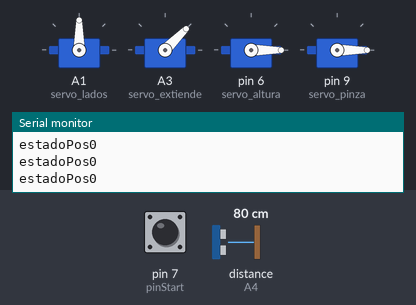
Simulated run of this sketch. Board: Arduino Uno, built with avr-gcc and run on an emulated ATmega328P. Shown: 4 × servo, the last lines printed to the serial monitor. The test bench sets the inputs (shaded band); at power-on: pin 7 (pinStart) LOW, distance to the obstacle (sensor on A4) 80 cm. The echo pulse lasts 58.3 µs per cm.

Above: at 8.5 s.
8.6 s: pin 7 (pinStart) pulled HIGH for 1.75 s
At 9.58 s:
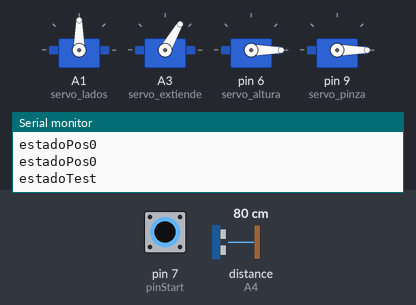
At 12.7 s:
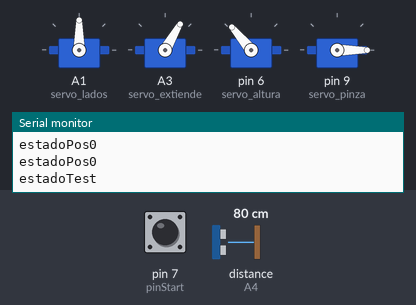
Timing chart, 0 to 17.5 s (numbered marks = the images above; inputs shaded):
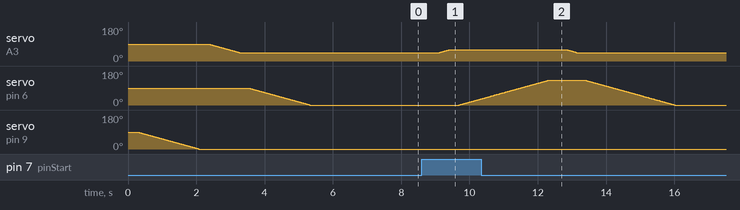

The sketch:

codigoFinalBrazo.ino
```cpp
#include <Servo.h>
int pos1=80, pos2=60, pos3=130, pos4=0;
//Ángulos inicio ejes
int inicioBase=90, cierraPinza = 0, inicioExtiende = 45, inicioAltura=0;
//Ángulos recoger
int abrePinza = 75, extiendeBrazo=0, bajaBrazo= 45;
//Ángulos drop
int recogeBrazo=20, alturaDrop=25;
//Medicion sensor
long tiempo1;
//Estados
bool estadoTest=false,estadoBusqueda=false,estadoDeteccion=false,estadoAgarre=false,estadoDrop=false, estadoPos1=false,estadoPos0=true;
//Pines Botones
int pinStart=7, pinReinicio=8;
//Pines Sensores
int Trigger1=A5, Echo1=A4;
//Inicia Servos
Servo servo_pinza;
Servo servo_extiende;
Servo servo_lados;
Servo servo_altura;

void setup()
{
  Serial.begin(9600);
  servo_lados.attach(A1, 500, 2500);
  servo_extiende.attach(A3, 500, 2500);
  servo_altura.attach(6, 500, 2500);
  servo_pinza.attach(9, 500, 2500);

  pinMode(Trigger1, OUTPUT);
  pinMode(Echo1, INPUT);

  pinMode(pinStart, INPUT);
  pinMode(pinReinicio, INPUT);
}
//Funcion mueve servo suave
void moverServo(Servo&servo, int anguloFinal, int velocidad) {
  int anguloInicial = servo.read();

  if (anguloInicial < anguloFinal) {
    for (int angulo = anguloInicial; angulo <= anguloFinal; angulo++) {
      servo.write(angulo);
      delay(velocidad);
    }
  } else {
    for (int angulo = anguloInicial; angulo >= anguloFinal; angulo--) {
      servo.write(angulo);
      delay(velocidad);
    }
  }
}

void posicionOriginalSuave() {
  moverServo(servo_lados, inicioBase, 20);
  delay(250);
  moverServo(servo_pinza, cierraPinza, 20);
  delay(250);
  moverServo(servo_extiende, inicioExtiende, 20);
  delay(250);
  moverServo(servo_altura, inicioAltura, 20);
  delay(250);
}

void inicioTest(){
  moverServo(servo_pinza, pos4, 20);
  delay(250);
  moverServo(servo_extiende, pos2, 20);
  delay(250);
  moverServo(servo_altura, pos3, 20);
  delay(250);
  moverServo(servo_pinza,cierraPinza,20);
  delay(250);
  moverServo(servo_extiende, inicioExtiende, 20);
  delay(250);
  moverServo(servo_altura, inicioAltura, 20);
}


void sueltaObjeto(){
  moverServo(servo_altura, alturaDrop, 20);
  delay(1000);
  moverServo(servo_pinza, abrePinza, 20);
}

void tomaObjeto(){
  moverServo(servo_pinza,cierraPinza,20);
  delay(1500);
  sueltaObjeto();
}

void objetoSensor(){
  Serial.println("Objeto detectado");
  delay(1000);
  moverServo(servo_pinza,abrePinza,20);
  delay(250);
  moverServo(servo_extiende, extiendeBrazo, 20);
  delay(250);
  moverServo(servo_altura,bajaBrazo,20);
  delay(1500);
  tomaObjeto();
}

void medirSensor(){
  digitalWrite(Trigger1,HIGH);
  delayMicroseconds(10);
  digitalWrite(Trigger1,LOW);

  tiempo1=pulseIn(Echo1,HIGH);

  Serial.println(tiempo1);
  if (tiempo1>450 && tiempo1<600){
    estadoBusqueda=false;
    estadoDeteccion=true;
    Serial.println("estadoDeteccion");
  }

  delay(500);
}

void loop() {
  if (estadoPos0){
    Serial.println("estadoPos0");
    posicionOriginalSuave();
    int botonStart = digitalRead(pinStart);
    if (botonStart==HIGH){
      estadoPos0=false;
      estadoTest=true;
    }
    //estadoPos0=false;
    //estadoTest=true;    ////DEJAR SOLO POS0 FALSE Y SI SE PRESIONA EL BOTON TEST HACER ESTADOTEST TRUE
  }
  if (estadoTest){
    Serial.println("estadoTest");
    inicioTest();
    estadoTest=false;
    estadoPos1=true;
  }
  if (estadoPos1){
    Serial.println("EstadoPos1");
    posicionOriginalSuave();
    estadoPos1=false;
    estadoBusqueda=true;
  }
  if (estadoBusqueda){
    medirSensor();
  }
  if (estadoDeteccion){
    objetoSensor();
    estadoDeteccion=false;
    estadoDrop=true;
  }
  if (estadoDrop){
    Serial.println("estadoDrop");
    sueltaObjeto();
    //estadoDrop=false;
    //estadoPos1=true;    //DEJAR SOLO DROP FALSE Y SI SE PRESIONA EL BOTON REINICIO HACER ESTADOPOS1 TRUE
    int botonReinicio = digitalRead(pinReinicio);
    if (botonReinicio==HIGH){
      estadoDrop=false;
      estadoPos1=true;
    }
  }


}
```

Measured:
- after the input at 8.6 s, servo on A3 (servo_extiende): rises from 45° to 60° in 0.28 s, then falls to 45° in 3.7 s; servo on pin 6 (servo_altura): rises from 0° to 130° in 2.6 s, then falls to 0° in 3.7 s
